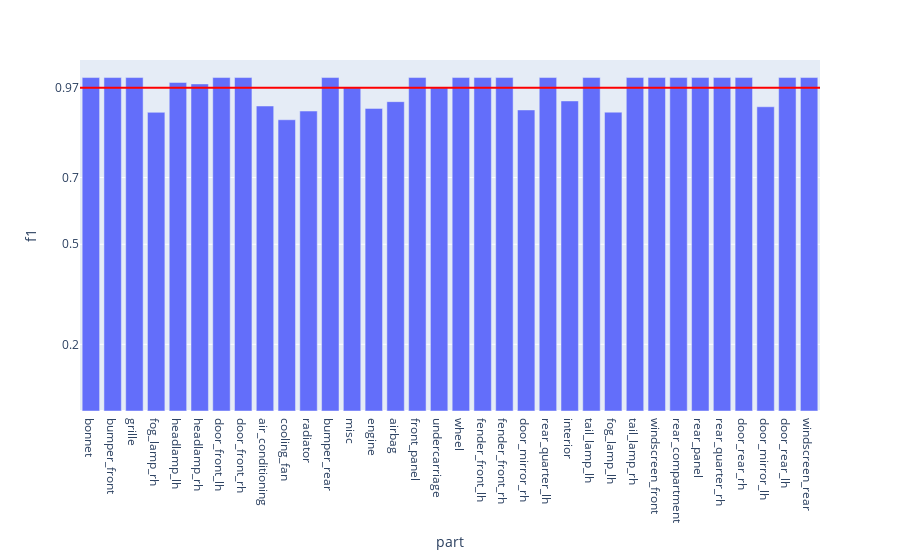

The notebook cell this image was saved under:
### Code cell
fig = px.bar(evalMetrics, x = 'part', y = 'f1')

fig.add_hline(y=avgF1, line_width=2, line_color="red")

fig.update_layout(
    yaxis = dict(
        tickmode = 'array',
        tickvals = [np.format_float_positional(avgAcc, 2), 0.2, 0.5, 0.7],
    )
)

### Figure 1 — Plotly figure (JSON) as saved in the notebook; plotly's stock layout.template omitted (floating-point values rounded to 4 significant figures)
{"data": [{"alignmentgroup": "True", "hovertemplate": "part=%{x}<br>f1=%{y}<extra></extra>", "legendgroup": "", "marker": {"color": "#636efa", "pattern": {"shape": ""}}, "name": "", "offsetgroup": "", "orientation": "v", "showlegend": false, "textposition": "auto", "type": "bar", "x": ["bonnet", "bumper_front", "grille", "fog_lamp_rh", "headlamp_lh", "headlamp_rh", "door_front_lh", "door_front_rh", "air_conditioning", "cooling_fan", "radiator", "bumper_rear", "misc", "engine", "airbag", "front_panel", "undercarriage", "wheel", "fender_front_lh", "fender_front_rh", "door_mirror_rh", "rear_quarter_lh", "interior", "tail_lamp_lh", "fog_lamp_lh", "tail_lamp_rh", "windscreen_front", "rear_compartment", "rear_panel", "rear_quarter_rh", "door_rear_rh", "door_mirror_lh", "door_rear_lh", "windscreen_rear"], "xaxis": "x", "y": [1, 1, 1, 0.8957, 0.9853, 0.9809, 1, 1, 0.9147, 0.8734, 0.8995, 1, 0.9699, 0.9075, 0.9277, 1, 0.9693, 1, 1, 1, 0.9028, 1, 0.9298, 1, 0.8962, 1, 1, 1, 1, 1, 1, 0.9123, 1, 1], "yaxis": "y"}], "layout": {"barmode": "relative", "legend": {"tracegroupgap": 0}, "margin": {"t": 60}, "shapes": [{"line": {"color": "red", "width": 2}, "type": "line", "x0": 0, "x1": 1, "xref": "x domain", "y0": 0.9693, "y1": 0.9693, "yref": "y"}], "xaxis": {"anchor": "y", "domain": [0, 1], "title": {"text": "part"}}, "yaxis": {"anchor": "x", "domain": [0, 1], "tickmode": "array", "tickvals": ["0.97", 0.2, 0.5, 0.7], "title": {"text": "f1"}}}}
